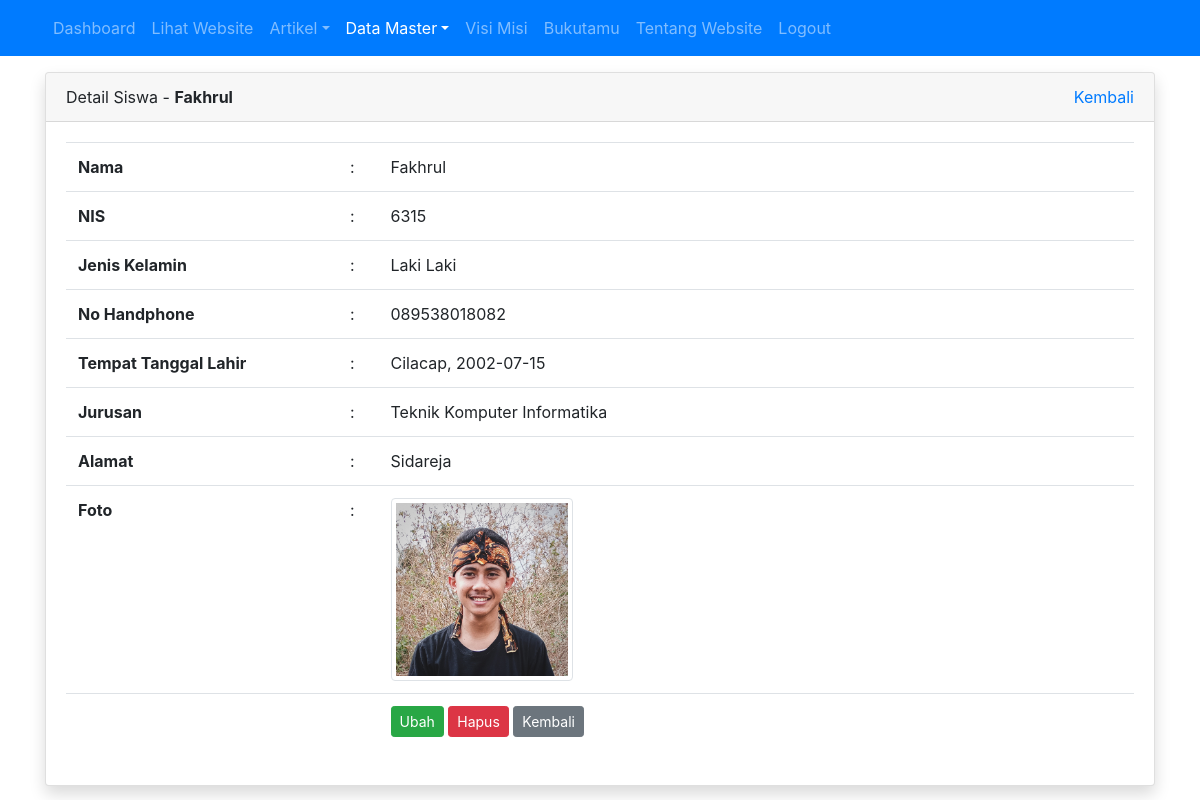
The app's page /admin/siswa/detail.php?id=1 (signed in) with its own data.
### tables this page shows
CREATE TABLE `tbl_siswa` (
  `id` int(11) NOT NULL,
  `nama` varchar(100) DEFAULT NULL,
  `nis` int(4) DEFAULT NULL,
  `jenis_kelamin` enum('L','P') DEFAULT NULL,
  `tempat_lahir` varchar(80) DEFAULT NULL,
  `tanggal_lahir` date DEFAULT NULL,
  `alamat` varchar(100) DEFAULT NULL,
  `no_hp` varchar(12) DEFAULT NULL,
  `foto` varchar(120) DEFAULT NULL,
  `id_jurusan` int(11) DEFAULT NULL
);

CREATE TABLE `tbl_jurusan` (
  `id` int(11) NOT NULL,
  `nama_jurusan` varchar(30) DEFAULT NULL,
  `ka_prodi` int(11) DEFAULT NULL
);

### admin/siswa/detail.php (the view, shortened to what this page needs)
<?php
require_once '../../koneksi.php';
$id = $_GET['id'];
$query = mysqli_query($koneksi, "SELECT tbl_siswa.*, tbl_jurusan.nama_jurusan FROM tbl_siswa LEFT JOIN tbl_jurusan ON tbl_siswa.id_jurusan = tbl_jurusan.id WHERE tbl_siswa.id = $id");
$row = mysqli_fetch_assoc($query);
?>
<!DOCTYPE html>
<html>
<head>
	<link rel="stylesheet" href="../../resources/datatables/datatables.min.css">
	<link rel="stylesheet" href="../../resources/css/bootstrap.min.css">
</head>
<body>
	<?php require_once '../navbar.php'; ?>
	<div class="container mt-3">
		<div class="row">
			<div class="col">
				<div class="card shadow">
					<div class="card-header">
						<div class="clearfix">
							<div class="float-left">
								Detail Siswa - <strong><?= $row['nama'] ?></strong>
							</div>
							<div class="float-right">
								<a href="index.php">Kembali</a>
							</div>
						</div>
					</div>
					<div class="card-body">
						<table class="table table-stripped">
							<tr>
								<td><b>Nama</b></td>
								<td>:</td>
								<td><?= $row['nama'] ?></td>
							</tr>
							<tr>
								<td><b>NIS</b></td>
								<td>:</td>
								<td><?= $row['nis'] ?></td>
							</tr>
							<tr>
								<td><b>Jenis Kelamin</b></td>
								<td>:</td>
								<td>
									<?= $row['jenis_kelamin'] == 'L' ? 'Laki Laki' : '' ?>
								</td>
							</tr>
							<tr>
								<td><b>No Handphone</b></td>
								<td>:</td>
								<td><?= $row['no_hp'] ?></td>
							</tr>
							<tr>
								<td><b>Tempat Tanggal Lahir</b></td>
								<td>:</td>
								<td><?= $row['tempat_lahir'] ?>, <?= $row['tanggal_lahir'] ?></td>
							</tr>
							<tr>
								<td><b>Jurusan</b></td>
								<td>:</td>
								<td><?= $row['nama_jurusan'] ?></td>
							</tr>
							<tr>
								<td><b>Alamat</b></td>
								<td>:</td>
								<td><?= $row['alamat'] ?></td>
							</tr>
							<tr>
								<td><b>Foto</b></td>
								<td>:</td>
								<td><img src="../../images/siswa/<?= $row['foto'] ?>" alt="<?= $row['nama'] ?>" width="25%" class="img-thumbnail"></td>
							</tr>
							<tr>
								<td><b></td>
								<td></td>
								<td>
									<a href="ubah.php?id=<?= $row['id'] ?>" class="btn btn-success btn-sm">Ubah</a>
									<a href="hapus.php?id=<?= $row['id'] ?>" class="btn btn-danger btn-sm" onclick="return confirm('apakah anda yakin?')">Hapus</a>
									<a href="index.php" class="btn btn-secondary btn-sm">Kembali</a>
								</td>
							</tr>
						</table>
					</div>
				</div>
			</div>
		</div>
	</div>
</body>
</html>

### records on screen
tbl_siswa: nama "Fakhrul", nis "6315", no_hp "089538018082", tempat_lahir "Cilacap", tanggal_lahir "2002-07-15", id_jurusan.nama_jurusan "Teknik Komputer Informatika", alamat "Sidareja", foto (picture)
